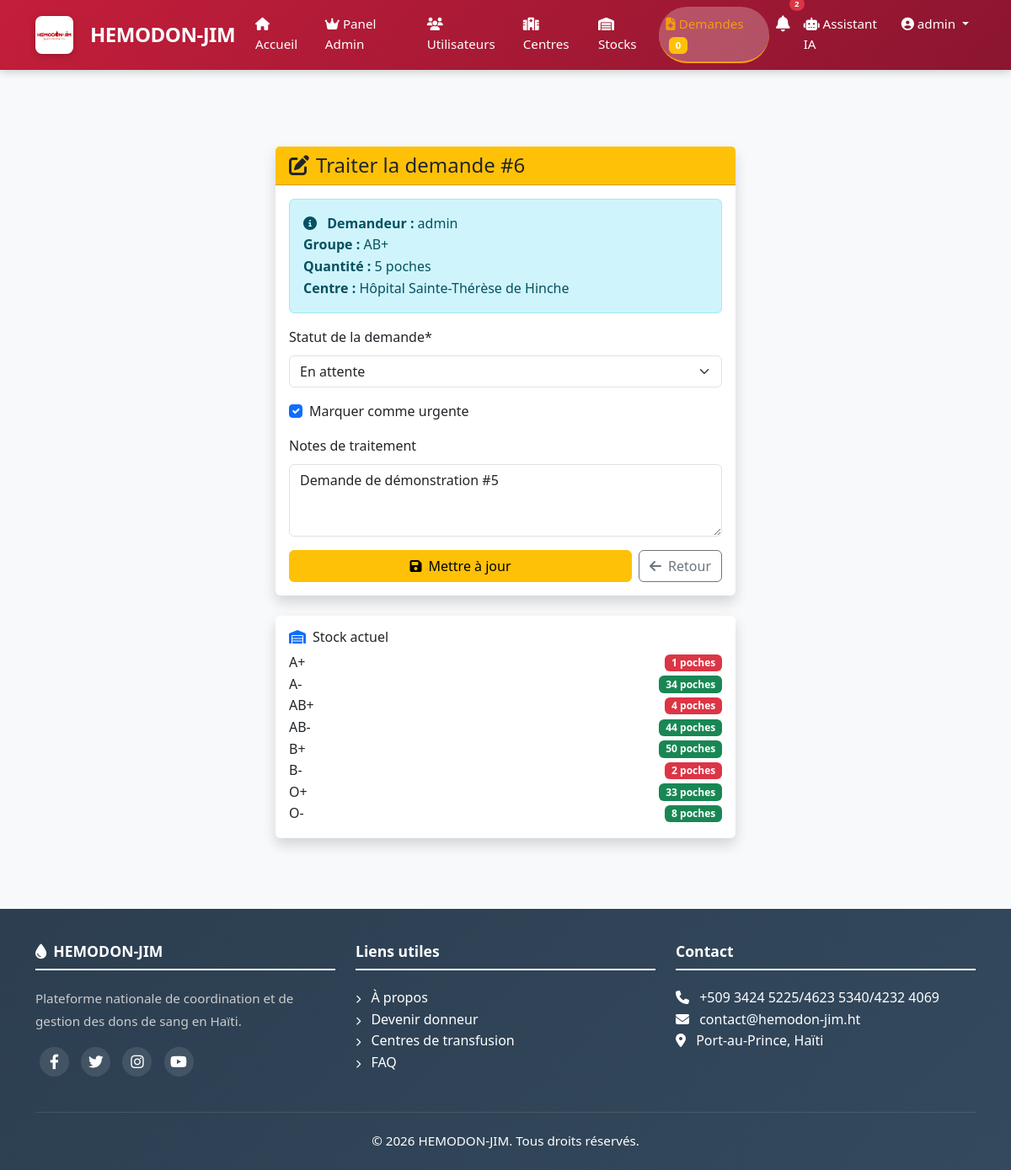
The page /demandes/6/traiter/ (signed in) on the database its author committed.
### apps/authentification/models.py (models this page shows, shortened)
class User(AbstractUser):
    GROUPE_CHOICES = [
        ('donneur', 'Donneur'),
        ('hospitalier', 'Personnel Hospitalier'),
        ('admin', 'Administrateur'),
        ('pnts', 'PNTS'),
    ]
    GROUPE_SANGUIN_CHOICES = [
        ('A+', 'A+'), ('A-', 'A-'),
        ('B+', 'B+'), ('B-', 'B-'),
        ('AB+', 'AB+'), ('AB-', 'AB-'),
        ('O+', 'O+'), ('O-', 'O-'),
    ]
    groupe = models.CharField(max_length=20, choices=GROUPE_CHOICES, default='donneur')
    telephone = models.CharField(max_length=20, unique=True)
    adresse = models.TextField(blank=True, null=True)
    commune = models.CharField(max_length=100, blank=True, null=True)
    departement = models.CharField(max_length=100, blank=True, null=True)
    date_naissance = models.DateField(null=True, blank=True)
    groupe_sanguin = models.CharField(max_length=3, choices=GROUPE_SANGUIN_CHOICES, blank=True, null=True)
    est_eligible = models.BooleanField(default=True)
    photo = models.ImageField(upload_to='photos/', blank=True, null=True)
    created_at = models.DateTimeField(auto_now_add=True)
    updated_at = models.DateTimeField(auto_now=True)
    class Meta:
        db_table = 'users'
        verbose_name = 'Utilisateur'
        verbose_name_plural = 'Utilisateurs'

### apps/demandes/models.py (models this page shows, shortened)
class Demande(models.Model):
    STATUT_CHOICES = [
        ('en_attente', 'En attente'),
        ('en_cours', 'En cours'),
        ('traitee', 'Traitée'),
        ('urgente', 'Urgente'),
        ('annulee', 'Annulée'),
    ]
    GROUPE_CHOICES = [
        ('A+', 'A+'), ('A-', 'A-'),
        ('B+', 'B+'), ('B-', 'B-'),
        ('AB+', 'AB+'), ('AB-', 'AB-'),
        ('O+', 'O+'), ('O-', 'O-'),
    ]
    demandeur = models.ForeignKey(
        User,
        on_delete=models.CASCADE,
        related_name='demandes'
    )
    centre_source = models.ForeignKey(
        Centre,
        on_delete=models.CASCADE,
        related_name='demandes_sortantes',
        null=True,
        blank=True,
        help_text="Centre qui fait la demande"
    )
    centre_destination = models.ForeignKey(
        Centre,
        on_delete=models.CASCADE,
        related_name='demandes_entrantes',
        help_text="Centre qui recevra le sang"
    )
    groupe_sanguin = models.CharField(max_length=3, choices=GROUPE_CHOICES)
    quantite_necessaire = models.IntegerField(help_text="Nombre de poches nécessaires")
    statut = models.CharField(max_length=20, choices=STATUT_CHOICES, default='en_attente')
    urgence = models.BooleanField(default=False)
    notes = models.TextField(blank=True, null=True)
    date_demande = models.DateTimeField(auto_now_add=True)
    date_traitement = models.DateTimeField(null=True, blank=True)
    created_at = models.DateTimeField(auto_now_add=True)
    updated_at = models.DateTimeField(auto_now=True)
    class Meta:
        db_table = 'demandes'
        verbose_name = 'Demande'
        verbose_name_plural = 'Demandes'
        ordering = ['-date_demande']

### apps/centres/models.py (models this page shows, shortened)
class Centre(models.Model):
    TYPE_CHOICES = [
        ('public', 'Public'),
        ('prive', 'Privé'),
        ('ong', 'ONG'),
    ]
    nom = models.CharField(max_length=200)
    type = models.CharField(max_length=20, choices=TYPE_CHOICES)
    adresse = models.TextField()
    commune = models.CharField(max_length=100)
    departement = models.CharField(max_length=100)
    telephone = models.CharField(max_length=20)
    email = models.EmailField(blank=True, null=True)
    latitude = models.DecimalField(max_digits=9, decimal_places=6, null=True, blank=True)
    longitude = models.DecimalField(max_digits=9, decimal_places=6, null=True, blank=True)
    capacite_journaliere = models.IntegerField(default=50)
    horaires = models.TextField(blank=True, null=True)
    est_actif = models.BooleanField(default=True)
    responsable = models.ForeignKey(
        User,
        on_delete=models.SET_NULL,
        null=True,
        related_name='centre_responsable'
    )
    created_at = models.DateTimeField(auto_now_add=True)
    updated_at = models.DateTimeField(auto_now=True)
    class Meta:
        db_table = 'centres'
        verbose_name = 'Centre'
        verbose_name_plural = 'Centres'

### apps/stocks/models.py (models this page shows, shortened)
class Stock(models.Model):
    GROUPE_CHOICES = [
        ('A+', 'A+'), ('A-', 'A-'),
        ('B+', 'B+'), ('B-', 'B-'),
        ('AB+', 'AB+'), ('AB-', 'AB-'),
        ('O+', 'O+'), ('O-', 'O-'),
    ]
    centre = models.ForeignKey(
        Centre,
        on_delete=models.CASCADE,
        related_name='stocks'
    )
    groupe_sanguin = models.CharField(max_length=3, choices=GROUPE_CHOICES)
    quantite_disponible = models.IntegerField(default=0)
    seuil_alerte = models.IntegerField(default=5)
    date_mise_a_jour = models.DateTimeField(auto_now=True)
    created_at = models.DateTimeField(auto_now_add=True)
    class Meta:
        db_table = 'stocks'
        unique_together = ('centre', 'groupe_sanguin')
        verbose_name = 'Stock'
        verbose_name_plural = 'Stocks'
        ordering = ['centre__nom', 'groupe_sanguin']

### apps/demandes/views.py (the view)
# urls.py: path('demandes/<int:demande_id>/traiter/', views.demande_update, name='update'),
@login_required
@user_passes_test(lambda u: u.is_superuser or u.groupe in ['admin', 'pnts', 'hospitalier'])
def demande_update(request, demande_id):
    demande = get_object_or_404(Demande, id=demande_id)
    if request.method == 'POST':
        form = DemandeUpdateForm(request.POST, instance=demande)
        if form.is_valid():
            ancien_statut = demande.statut
            demande = form.save(commit=False)
            if demande.statut == 'traitee' and ancien_statut != 'traitee':
                stock = Stock.objects.filter(
                    centre=demande.centre_destination,
                    groupe_sanguin=demande.groupe_sanguin
                ).first()
                if stock and stock.quantite_disponible >= demande.quantite_necessaire:
                    stock.quantite_disponible -= demande.quantite_necessaire
                    stock.save()
                    demande.date_traitement = timezone.now()
                    messages.success(request, f"Demande #{demande.id} traitée avec succès.")
                else:
                    messages.error(request, "Stock insuffisant pour traiter cette demande.")
                    demande.statut = ancien_statut
                    form.add_error(None, "Stock insuffisant.")
                    return render(request, 'demandes/update.html', {
                        'form': form,
                        'demande': demande,
                        'title': f'Traiter la demande #{demande.id}',
                        'active_page': 'demandes',
                    })
            demande.save()
            AuditLog.objects.create(
                utilisateur=request.user,
                action='update',
                modele='Demande',
                objet_id=demande.id,
                objet_repr=f"Demande #{demande.id}",
                details={'statut': demande.statut, 'urgence': demande.urgence}
            )
            messages.success(request, f"Demande #{demande.id} mise à jour avec succès.")
            return redirect('demandes:list')
    else:
        form = DemandeUpdateForm(instance=demande)
    context = {
        'form': form,
        'demande': demande,
        'statuts': Demande.STATUT_CHOICES,
        'title': f'Traiter la demande #{demande.id}',
        'active_page': 'demandes',
    }
    return render(request, 'demandes/update.html', context)

### apps/demandes/templates/demandes/update.html (shortened to what this page needs)
{% extends 'base.html' %}
{% load crispy_forms_tags %}
{% block content %}
<div class="container py-4">
    <div class="row justify-content-center">
        <div class="col-md-6">
            <div class="card border-0 shadow">
                <div class="card-header bg-warning">
                    <h4 class="mb-0">
                        <i class="fas fa-edit me-2"></i>{{ title }}
                    </h4>
                </div>
                <div class="card-body">
                    <div class="alert alert-info">
                        <i class="fas fa-info-circle me-2"></i>
                        <strong>Demandeur :</strong> {{ demande.demandeur.username }}<br>
                        <strong>Groupe :</strong> {{ demande.groupe_sanguin }}<br>
                        <strong>Quantité :</strong> {{ demande.quantite_necessaire }} poches<br>
                        <strong>Centre :</strong> {{ demande.centre_destination.nom }}
                    </div>
                    <form method="POST">
                        {{ form|crispy }}
                        <div class="d-flex gap-2 mt-3">
                            <button type="submit" class="btn btn-warning flex-grow-1">
                                <i class="fas fa-save me-2"></i>Mettre à jour
                            </button>
                            <a href="{% url 'demandes:list' %}" class="btn btn-outline-secondary">
                                <i class="fas fa-arrow-left me-2"></i>Retour
                            </a>
                        </div>
                    </form>
                </div>
            </div>
            <div class="card border-0 shadow mt-4">
                <div class="card-body">
                    <h6><i class="fas fa-warehouse text-primary me-2"></i>Stock actuel</h6>
                    {% with stock=demande.centre_destination.stocks.all|dictsort:"groupe_sanguin" %}
                        {% for s in stock %}
                        <div class="d-flex justify-content-between align-items-center">
                            <span>{{ s.groupe_sanguin }}</span>
                            <span class="badge {% if s.quantite_disponible > s.seuil_alerte %}bg-success{% else %}bg-danger{% endif %}">
                                {{ s.quantite_disponible }} poches
                            </span>
                        </div>
                        {% endfor %}
                    {% endwith %}
                </div>
            </div>
        </div>
    </div>
</div>
{% endblock %}

### templates/partials/header.html (shortened to what this page needs)
{% load static %}
<nav class="navbar navbar-expand-lg navbar-custom fixed-top">
    <div class="container">
        <a class="navbar-brand" href="{% url 'home' %}">
            <img src="{% static 'images/logo/logo1.jpg' %}" alt="HEMODON-JIM" height="40" class="me-2" style="border-radius: 8px;">
            <span>HEMODON-JIM</span>
        </a>
        <div class="collapse navbar-collapse" id="navbarNav">
            <ul class="navbar-nav ms-auto">
                <li class="nav-item">
                    <a class="nav-link {% if request.path == '/' %}active{% endif %}" href="{% url 'home' %}">
                        <i class="fas fa-home"></i> Accueil
                    </a>
                </li>
                {% if user.is_authenticated %}
                    {% if user.is_superuser or user.groupe == 'admin' or user.groupe == 'pnts' %}
                        <li class="nav-item">
                            <a class="nav-link {% if 'admin-panel' in request.path %}active{% endif %}" href="{% url 'app_admin:dashboard' %}">
                                <i class="fas fa-crown"></i> Panel Admin
                            </a>
                        </li>
                        <li class="nav-item">
                            <a class="nav-link" href="{% url 'app_admin:users' %}">
                                <i class="fas fa-users"></i> Utilisateurs
                            </a>
                        </li>
                        <li class="nav-item">
                            <a class="nav-link" href="{% url 'app_admin:centres' %}">
                                <i class="fas fa-hospital"></i> Centres
                            </a>
                        </li>
                        <li class="nav-item">
                            <a class="nav-link {% if 'stocks' in request.path %}active{% endif %}" href="{% url 'stocks:list' %}">
                                <i class="fas fa-warehouse"></i> Stocks
                            </a>
                        </li>
                        <li class="nav-item">
                            <a class="nav-link {% if 'demandes' in request.path %}active{% endif %}" href="{% url 'demandes:toutes' %}">
                                <i class="fas fa-file-medical"></i> Demandes
                                <span class="badge bg-warning ms-1">{{ demandes_urgentes|default:0 }}</span>
                            </a>
                        </li>
                    {% endif %}
                    <li class="nav-item">
                        <a class="nav-link position-relative" href="{% url 'notifications:list' %}">
                            {% if user_notifications_count > 0 %}
                            <span class="position-absolute top-0 start-100 translate-middle badge rounded-pill bg-danger" style="font-size: 0.6rem; margin-top: -3px;">
                                {{ user_notifications_count }}
                            </span>
                            {% endif %}
                        </a>
                    </li>
                    <li class="nav-item">
                        <a class="nav-link" href="{% url 'chatbot:chatbot' %}">
                            <i class="fas fa-robot"></i> Assistant IA
                        </a>
                    </li>
                    <li class="nav-item dropdown">
                        <a class="nav-link dropdown-toggle" href="#" id="userDropdown" role="button" data-bs-toggle="dropdown">
                            <i class="fas fa-user-circle"></i> {{ user.username }}
                        </a>
                    </li>
                {% endif %}
            </ul>
        </div>
    </div>
</nav>

### rows shown on the page
User: username "admin"
Demande: demandeur.username "admin", groupe_sanguin "AB+", quantite_necessaire "5", centre_destination.nom "Hôpital Sainte-Thérèse de Hinche", statut "En attente", urgence "☑", notes "Demande de démonstration #5"
Stock: groupe_sanguin "A+", quantite_disponible "1"
Stock: groupe_sanguin "A-", quantite_disponible "34"
Stock: groupe_sanguin "AB+", quantite_disponible "4"
Stock: groupe_sanguin "AB-", quantite_disponible "44"
Stock: groupe_sanguin "B+", quantite_disponible "50"
Stock: groupe_sanguin "B-", quantite_disponible "2"
Stock: groupe_sanguin "O+", quantite_disponible "33"
Stock: groupe_sanguin "O-", quantite_disponible "8"

### other values the page prints
{{ demandes_urgentes|default:0 }} "0"
{{ user_notifications_count }} "2"
{{ title }} "Traiter la demande #6"
